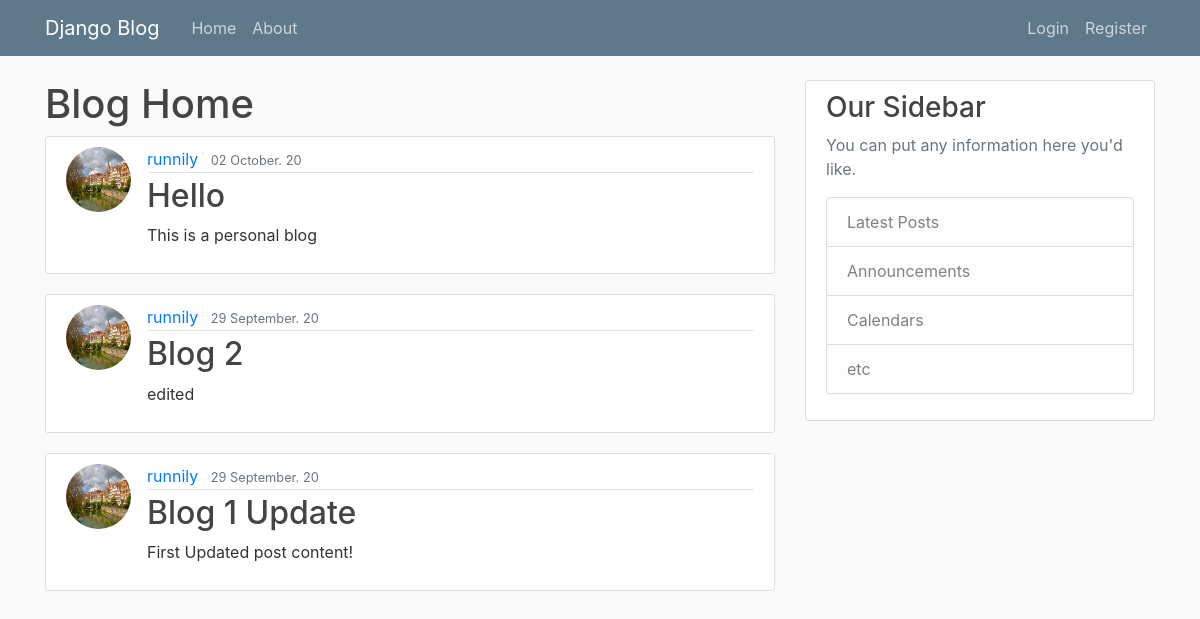
The app's page /, older data.
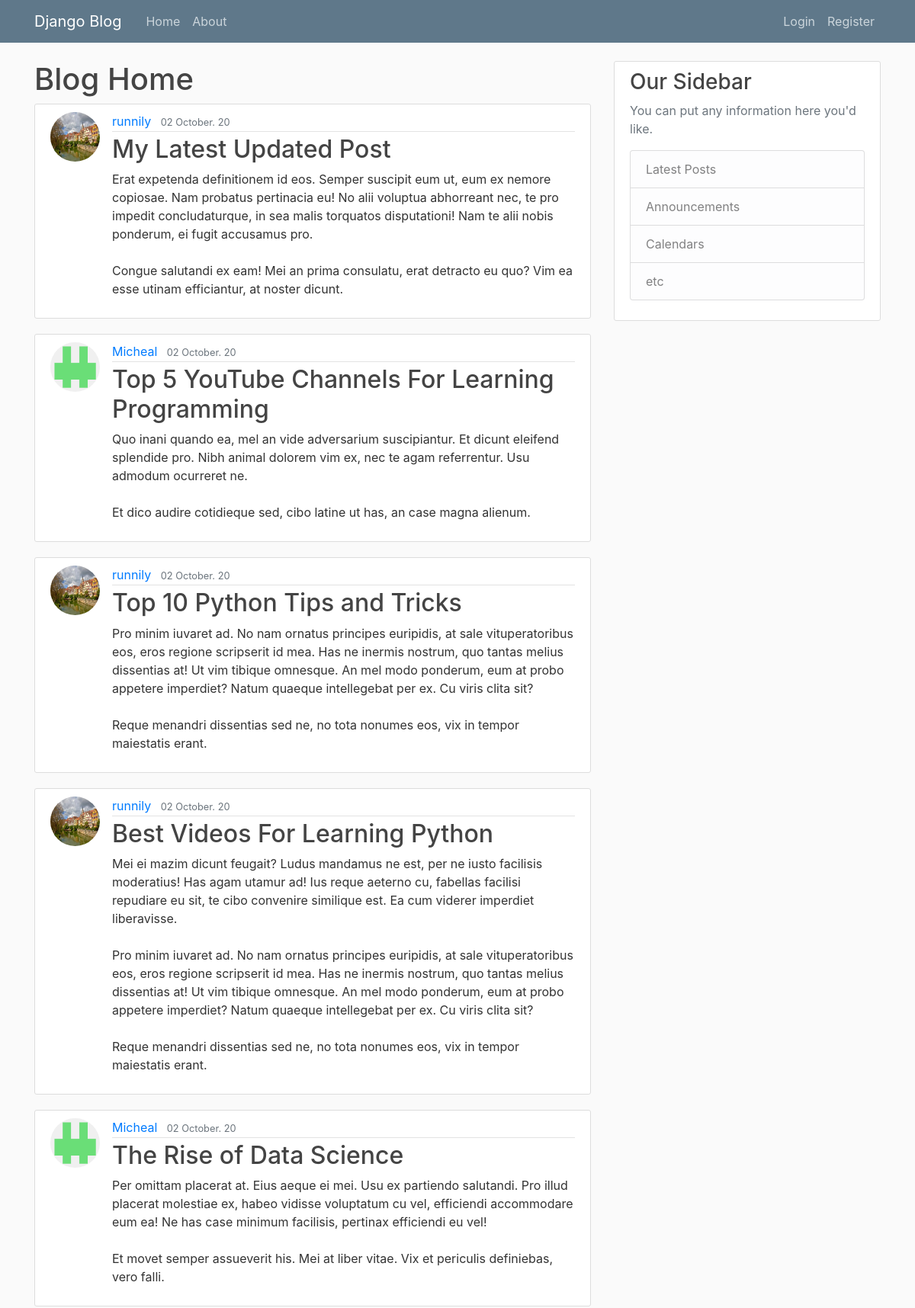
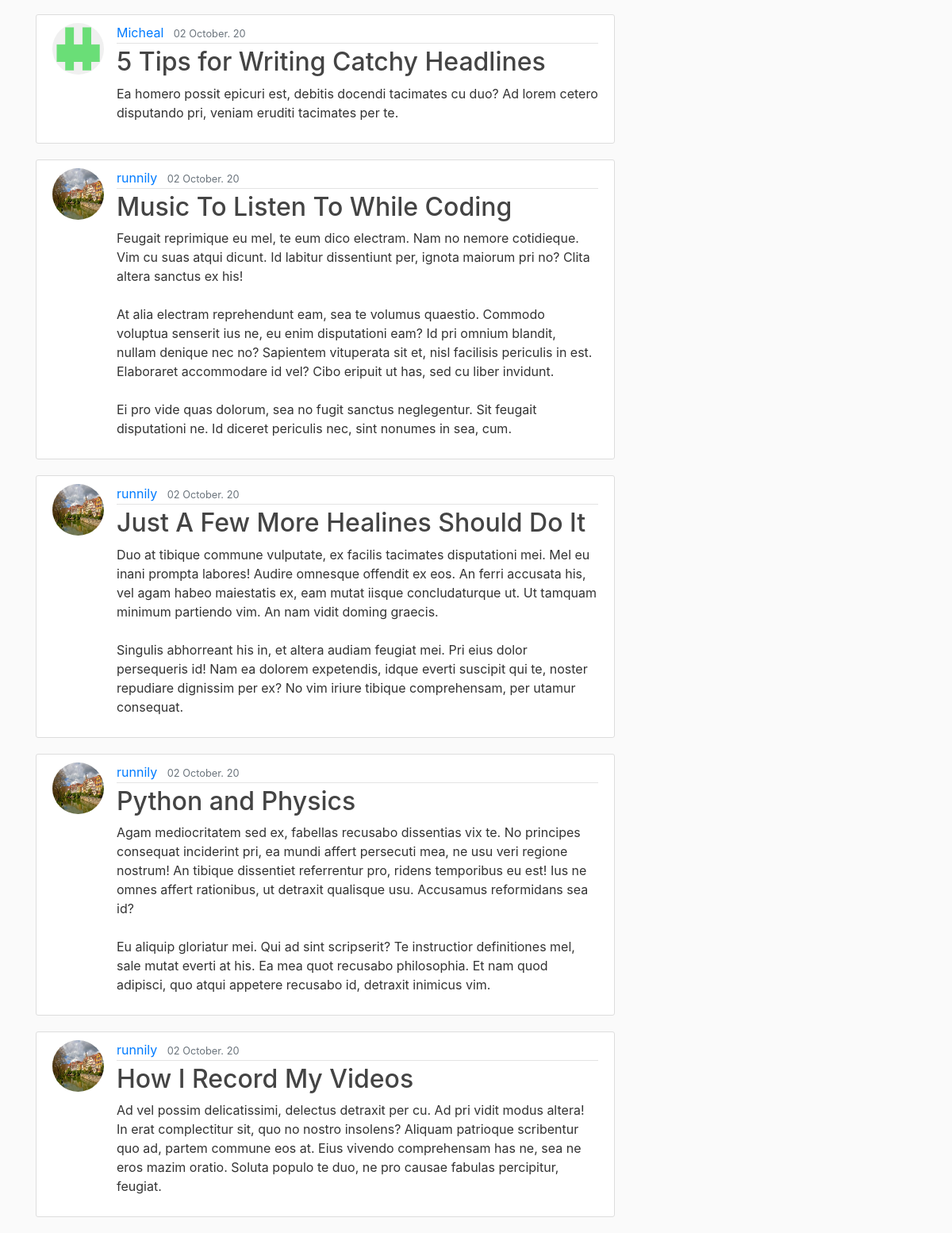
The same page, newer data (2 pictures, top to bottom).
### blog/models.py (models this page shows, shortened)
class Post(models.Model):
    title = models.CharField(max_length=100)
    content = models.TextField()
    date_posted = models.DateTimeField(default=timezone.now)
    author = models.ForeignKey(User, on_delete=models.CASCADE)

### users/models.py (models this page shows, shortened)
class Profile(models.Model):
    user = models.OneToOneField(User, on_delete=models.CASCADE)
    image = models.ImageField(default="default.jpg", upload_to='profile_pics')

### blog/views.py (the view)
# urls.py: path('', PostListView.as_view(), name="blog-home"), #This allows us to go to home
class PostListView(ListView):
    model = Post #what model to query in order to create our post
    template_name = 'blog/home.html' # <app>/<model>_<viewtype>.html
    context_object_name = 'posts' #we need to change this inial attribute from 'object.list' to ->  'posts'
    ordering = ['-date_posted'] #changes from newest to oldest
    paginate_by = 10 #This is the attribute to specify how many pages we want to see

### blog/templates/blog/home.html
{%extends "blog/base.html" %}
{% block content %}
    <h1> Blog Home </h1>
    {% for post in posts %}
    <article class="media content-section">
      <img class = "rounded-circle article-img" src="{{post.author.profile.image.url}}">
        <div class="media-body">
          <div class="article-metadata">
            <a class="mr-2" href="#">{{ post.author }}</a>
            <small class="text-muted">{{ post.date_posted|date:"d F. y" }}</small>
          </div>
          <h2><a class="article-title" href="{% url 'post-detail' post.id %}">{{ post.title }}</a></h2>
          <p class="article-content">{{ post.content }}</p>
        </div>
    </article>
    {%endfor%}
{% endblock content %}

Row changes from the older to the newer data that the page shows:
no longer on this page (row unchanged): Post: author.profile.image (picture), author "runnily", date_posted "02 October. 20", title "Hello", content "This is a personal blog"
no longer on this page (row unchanged): Post: author.profile.image (picture), author "runnily", date_posted "29 September. 20", title "Blog 2", content "edited"
no longer on this page (row unchanged): Post: author.profile.image (picture), author "runnily", date_posted "29 September. 20", title "Blog 1 Update", content "First Updated post content!"
added Post: author.profile.image (picture), author "runnily", date_posted "02 October. 20", title "My Latest Updated Post", content "Erat expetenda definitionem id eos. Semper suscipit eum ut, eum ex nemore copiosae. Nam probatus pertinacia eu! No alii voluptua abhorreant nec, te pro impedit concludaturque, in sea malis torquatos disputationi! Nam te alii nobis ponderum, ei fugit accusamus pro. Congue salutandi ex eam! Mei an prima consulatu, erat detracto eu quo? Vim ea esse utinam efficiantur, at noster dicunt."
added Post: author.profile.image (placeholder picture), author "Micheal", date_posted "02 October. 20", title "Top 5 YouTube Channels For Learning Programming", content "Quo inani quando ea, mel an vide adversarium suscipiantur. Et dicunt eleifend splendide pro. Nibh animal dolorem vim ex, nec te agam referrentur. Usu admodum ocurreret ne. Et dico audire cotidieque sed, cibo latine ut has, an case magna alienum."
added Post: author.profile.image (picture), author "runnily", date_posted "02 October. 20", title "Top 10 Python Tips and Tricks", content "Pro minim iuvaret ad. No nam ornatus principes euripidis, at sale vituperatoribus eos, eros regione scripserit id mea. Has ne inermis nostrum, quo tantas melius dissentias at! Ut vim tibique omnesque. An mel modo ponderum, eum at probo appetere imperdiet? Natum quaeque intellegebat per ex. Cu viris clita sit? Reque menandri dissentias sed ne, no tota nonumes eos, vix in tempor maiestatis erant."
added Post: author.profile.image (picture), author "runnily", date_posted "02 October. 20", title "Best Videos For Learning Python", content "Mei ei mazim dicunt feugait? Ludus mandamus ne est, per ne iusto facilisis moderatius! Has agam utamur ad! Ius reque aeterno cu, fabellas facilisi repudiare eu sit, te cibo convenire similique est. Ea cum viderer imperdiet liberavisse. Pro minim iuvaret ad. No nam ornatus principes euripidis, at sale vituperatoribus eos, eros regione scripserit id mea. Has ne inermis nostrum, quo tantas melius dissentias at! Ut vim tibique omnesque. An mel modo ponderum, eum at probo appetere imperdiet? Natum quaeque intellegebat per ex. Cu viris clita sit? Reque menandri dissentias sed ne, no tota nonumes eos, vix in tempor maiestatis erant."
added Post: author.profile.image (placeholder picture), author "Micheal", date_posted "02 October. 20", title "The Rise of Data Science", content "Per omittam placerat at. Eius aeque ei mei. Usu ex partiendo salutandi. Pro illud placerat molestiae ex, habeo vidisse voluptatum cu vel, efficiendi accommodare eum ea! Ne has case minimum facilisis, pertinax efficiendi eu vel! Et movet semper assueverit his. Mei at liber vitae. Vix et periculis definiebas, vero falli."
added Post: author.profile.image (placeholder picture), author "Micheal", date_posted "02 October. 20", title "5 Tips for Writing Catchy Headlines", content "Ea homero possit epicuri est, debitis docendi tacimates cu duo? Ad lorem cetero disputando pri, veniam eruditi tacimates per te."
added Post: author.profile.image (picture), author "runnily", date_posted "02 October. 20", title "Music To Listen To While Coding", content "Feugait reprimique eu mel, te eum dico electram. Nam no nemore cotidieque. Vim cu suas atqui dicunt. Id labitur dissentiunt per, ignota maiorum pri no? Clita altera sanctus ex his! At alia electram reprehendunt eam, sea te volumus quaestio. Commodo voluptua senserit ius ne, eu enim disputationi eam? Id pri omnium blandit, nullam denique nec no? Sapientem vituperata sit et, nisl facilisis periculis in est. Elaboraret accommodare id vel? Cibo eripuit ut has, sed cu liber invidunt. Ei pro vide quas dolorum, sea no fugit sanctus neglegentur. Sit feugait disputationi ne. Id diceret periculis nec, sint nonumes in sea, cum."
added Post: author.profile.image (picture), author "runnily", date_posted "02 October. 20", title "Just A Few More Healines Should Do It", content "Duo at tibique commune vulputate, ex facilis tacimates disputationi mei. Mel eu inani prompta labores! Audire omnesque offendit ex eos. An ferri accusata his, vel agam habeo maiestatis ex, eam mutat iisque concludaturque ut. Ut tamquam minimum partiendo vim. An nam vidit doming graecis. Singulis abhorreant his in, et altera audiam feugiat mei. Pri eius dolor persequeris id! Nam ea dolorem expetendis, idque everti suscipit qui te, noster repudiare dignissim per ex? No vim iriure tibique comprehensam, per utamur consequat."
added Post: author.profile.image (picture), author "runnily", date_posted "02 October. 20", title "Python and Physics", content "Agam mediocritatem sed ex, fabellas recusabo dissentias vix te. No principes consequat inciderint pri, ea mundi affert persecuti mea, ne usu veri regione nostrum! An tibique dissentiet referrentur pro, ridens temporibus eu est! Ius ne omnes affert rationibus, ut detraxit qualisque usu. Accusamus reformidans sea id? Eu aliquip gloriatur mei. Qui ad sint scripserit? Te instructior definitiones mel, sale mutat everti at his. Ea mea quot recusabo philosophia. Et nam quod adipisci, quo atqui appetere recusabo id, detraxit inimicus vim."
added Post: author.profile.image (picture), author "runnily", date_posted "02 October. 20", title "How I Record My Videos", content "Ad vel possim delicatissimi, delectus detraxit per cu. Ad pri vidit modus altera! In erat complectitur sit, quo no nostro insolens? Aliquam patrioque scribentur quo ad, partem commune eos at. Eius vivendo comprehensam has ne, sea ne eros mazim oratio. Soluta populo te duo, ne pro causae fabulas percipitur, feugiat."
